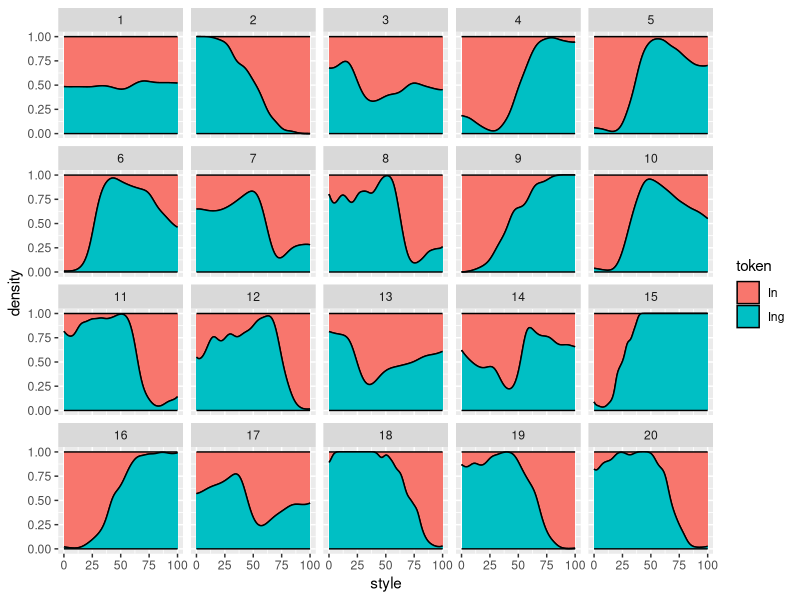
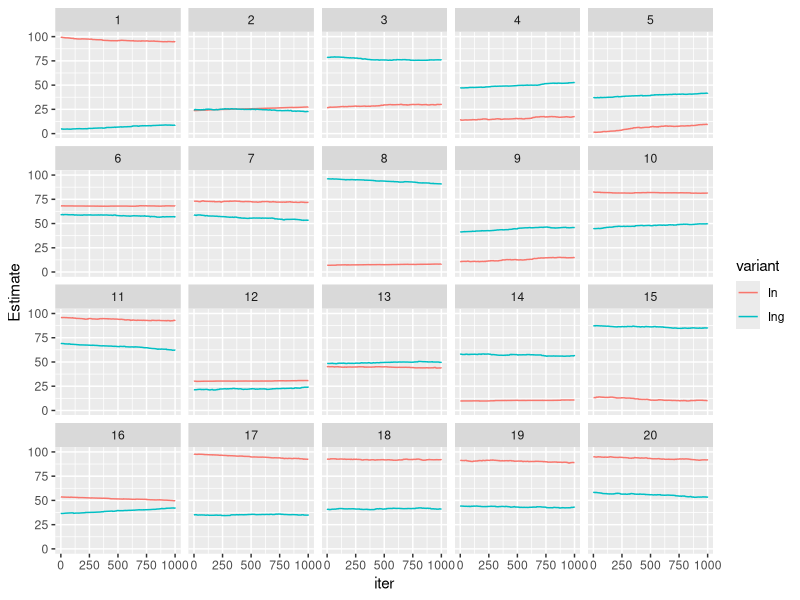
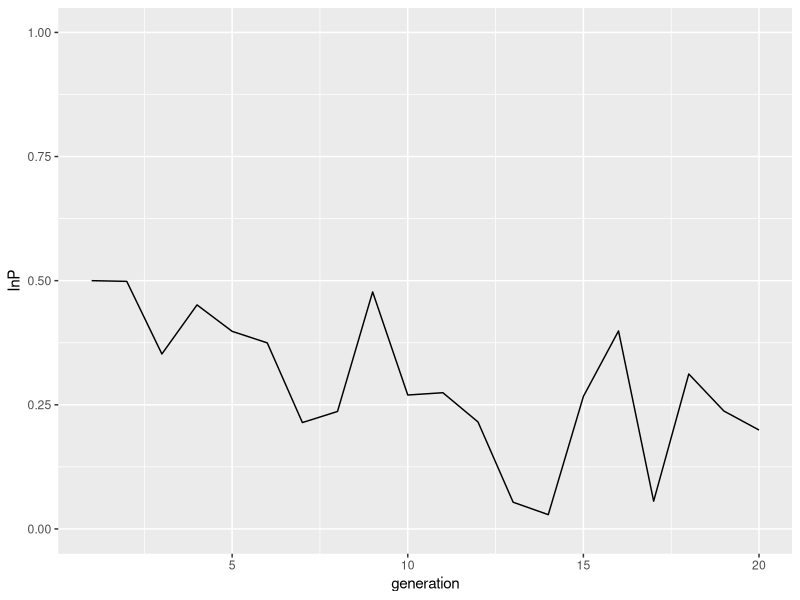

The R source for these figures, in order: (Note: a time limit stopped this script after it produced the figures.)

library(ggplot2)
library(reshape2)
library(plyr)


generate_new_speaker <- function(niter, generation, min = 0, max = 100){
  # This function generates a new learner.
#"In" and "Ing" are the (mean) style values for each variant
#token is whihc variant they just heard
#style is which style "
  experience <- list(In    = vector(length = niter),
                     Ing   = vector(length = niter),
                     token = vector(length = niter),
                     style = vector(length = niter),
                     iter  = 1:niter,
                     generation = rep(generation, niter),
		     InP = vector(length = niter),
		     IngP = vector(length = niter)
                    )
#  experience[["Ing"]][1]   <- (max-min)/2
#  experience[["In"]][1]    <- (max-min)/2

#JCW: I am changing the above to be values generated from old_speaker


currentobs <- generate_from_speaker(old_speaker)

if(currentobs[["token"]] == "Ing"){
	while(currentobs[["token"]] == "Ing"){
		lastobs <- currentobs
		currentobs <- generate_from_speaker(old_speaker)
	}

   	experience[["Ing"]][1]   <- lastobs[["style"]]
   	experience[["In"]][1]    <- currentobs[["style"]]
	
	#debug
	print("Ing")
	print(lastobs[["style"]])
	print(currentobs[["style"]])
}

else {
	while(currentobs[["token"]] == "In"){
		lastobs <- currentobs
		currentobs <- generate_from_speaker(old_speaker)
	}

   	experience[["Ing"]][1]   <- currentobs[["style"]]
   	experience[["In"]][1]    <- lastobs[["style"]]
	
	#debug
	print("In")
	print(lastobs[["style"]])
	print(currentobs[["style"]])
}
  experience[["token"]][1] <- NA
  experience[["style"]][1] <- NA

#When the new speaker is generated, the overall probability of producing each variant is updated in order to model the competing grammars/replacement scenario. Note that this is only updated each generation, not each iteration.

#A logistic function, evaluated wrt generation, is used to generate the new probability for this generation.

#The slope of the logistic is calculated as the nat log of the difference between the two variants' style expectation values from the last generation (divided by 100 so that they are between 0 and 1). The reason for this is that the slope will approach 0 as the difference between the two variants approaches 1; i.e. as the variants are more specialised, the change will slow down. Note that the slope will be negative, which means that the current scenario is with "in" being replaced by "ing".

#The max func with .01 is so that the slope is not infinite when the style values are identical. Slope is divided by 10 so that it is not too steep.

diff <- (old_speaker[["In"]]-old_speaker[["Ing"]])/100
slope <- log(max(.01,abs(diff)))/10

#The constant k is 0 below, so that the initial inp is 0.5. This is under a scenario where the specialization begins in the middle of a change.
#generation starts at 0 rather than 1, so that the specialisation has an extra generation to start

inp <- exp(slope*(generation-1))/(1+exp(slope*(generation-1)))
ingp <- 1-inp

  experience[["IngP"]] <- rep(ingp, niter)
  experience[["InP"]] <- rep(inp, niter)

#debug
	print("slope inp ingp")
	print(slope)
	print(inp)
	print(ingp)

  return(experience)
}

update_speaker <- function(speaker, lambda, iter, token, style){
  # this function updates a learner with input
#speaker is basically experience  
other_token <- c(In = "Ing", Ing = "In")
  other <- other_token[token]

#expectation is a style value    
  previous_expectation <- speaker[[token]][iter-1]

#If its closer than 1 unit to the expectation than dist = 1
  dist    <- max(1, abs(style-previous_expectation))

#weight is smaller at larger distances from the expectation
  weight  <- lambda * (1/(dist^2))

#check this update with Joe  
  new_expectation <- (previous_expectation * (1-weight)) + (style * weight)
  
  speaker[[token]][iter]   <- new_expectation
  speaker[[other]][iter]   <- speaker[[other]][iter-1]
  speaker[["style"]][iter] <- style
  speaker[["token"]][iter] <- token
    
  return(speaker)
}

generate_from_speaker <- function(speaker, min = 0, max = 100, eps = 0.001){
  # this function generates a tokens from a mature speaker
  #Choose style to speak, which is an independent choice
  style <- runif(1, min, max)

#Takes their last expectation for the style of each token
  In_expect  <- rev(speaker[["In"]])[1]
  Ing_expect <- rev(speaker[["Ing"]])[1]
  
#eps is epsilon, the smallest value that something can take, as in clustering algorithms
  In_dist  <- max(eps, abs(style - In_expect))
  Ing_dist <- max(eps, abs(style - Ing_expect))
  
  In_weight  <- 1/(In_dist^2)
  Ing_weight <- 1/(Ing_dist^2)
  
  In_prob  <- In_weight /(In_weight+Ing_weight)
  Ing_prob <- Ing_weight/(In_weight+Ing_weight)
  
  #For the competing grammars/replacement scenario, these probabilities must be multipled by the overall prob of producing the given variant in that generation

  In_combined <- In_prob*speaker[["InP"]][1]
  Ing_combined <- Ing_prob*speaker[["IngP"]][1]
  
  #this might be a silly way of doing this, but I assume that if neither In nor Ing are selected on the basis of the probabilities above, then the speaker has chosen something ineffable and must try again

  	token <- sample(c("In","Ing"), size=1, prob=c(In_combined,Ing_combined))
  
  return(list(style = style, token = token))
}

#initializing old speaker. these will be the style values for generation 0.

#old_speaker should have SAME STYLE for in/ing, to model first generation after doublet is innovated
old_speaker <- list(In    = 50,
                     Ing   = 50,
                     token = NA,
                     style = NA,
		     InP = 0.5,
		     IngP = 0.5)

ngenerations <- 20
niter <- 1000
lambda <- 0.3

generations <- vector(length = ngenerations, mode = "list")


for(gen in 1:ngenerations){
  new_speaker <- generate_new_speaker(niter = niter, generation=gen)
  for(iter in 2:niter){
    obs <- generate_from_speaker(old_speaker)
#obs is a token and its associated style    
    token <- obs[["token"]]
    style <- obs[["style"]]
    
    new_speaker <- update_speaker(new_speaker, lambda=lambda, iter=iter, token=token, style=style)
  }
  generations[[gen]] <- as.data.frame(new_speaker)
  old_speaker <- new_speaker
}


generations.df <- rbind.fill(generations)

generations.df.melt <- melt(generations.df, value.name = "Estimate", id.vars = c("token", "style", "iter", "generation", "InP", "IngP"), variable.name = "variant", na.rm = TRUE, measure.vars = c("In", "Ing"))

pdf("1000iterPerGen_replace.pdf")

ggplot(generations.df.melt, aes(x = iter, y = Estimate, color=variant, group=variant))+
    geom_step()+
    facet_wrap(~generation)+
    ylim(0,100)

#ggplot(generations.df, aes(iter, Ing))+
#  geom_step()+
#  facet_wrap(~generation)+
#  ylim(50,100)

ggplot(generations.df.melt, aes(generation, InP))+
  geom_line()+
  ylim(0,1)

dev.off()

ggplot(subset(generations.df, !is.na(style)), aes(style, fill = token))+
  stat_density(color = "black", position = "fill")+
  facet_wrap(~generation)

dev.off()


#Reinitializing old speaker for new run. These will be the style values for generation 0.

#old_speaker should have SAME STYLE for in/ing, to model first generation after doublet is innovated
old_speaker <- list(In    = 50,
                     Ing   = 50,
                     token = NA,
                     style = NA,
		     InP = 0.5,
		     IngP = 0.5)

ngenerations <- 20
niter <- 20000
lambda <- 0.3

generations <- vector(length = ngenerations, mode = "list")


for(gen in 1:ngenerations){
  new_speaker <- generate_new_speaker(niter = niter, generation=gen)
  for(iter in 2:niter){
    obs <- generate_from_speaker(old_speaker)
#obs is a token and its associated style    
    token <- obs[["token"]]
    style <- obs[["style"]]
    
    new_speaker <- update_speaker(new_speaker, lambda=lambda, iter=iter, token=token, style=style)
  }
  generations[[gen]] <- as.data.frame(new_speaker)
  old_speaker <- new_speaker
}


generations.df <- rbind.fill(generations)

generations.df.melt <- melt(generations.df, value.name = "Estimate", id.vars = c("token", "style", "iter", "generation", "InP", "IngP"), variable.name = "variant", na.rm = TRUE, measure.vars = c("In", "Ing"))

pdf("20000iterPerGen_repl.pdf")

ggplot(generations.df.melt, aes(x = iter, y = Estimate, color=variant, group=variant))+
    geom_step()+
    facet_wrap(~generation)+
    ylim(0,100)

#ggplot(generations.df, aes(iter, Ing))+
#  geom_step()+
#  facet_wrap(~generation)+
#  ylim(50,100)

ggplot(subset(generations.df, !is.na(style)), aes(style, fill = token))+
  stat_density(color = "black", position = "fill")+
  facet_wrap(~generation)

ggplot(generations.df.melt, aes(generation, InP))+
  geom_line()+
  ylim(0,1)

dev.off()
